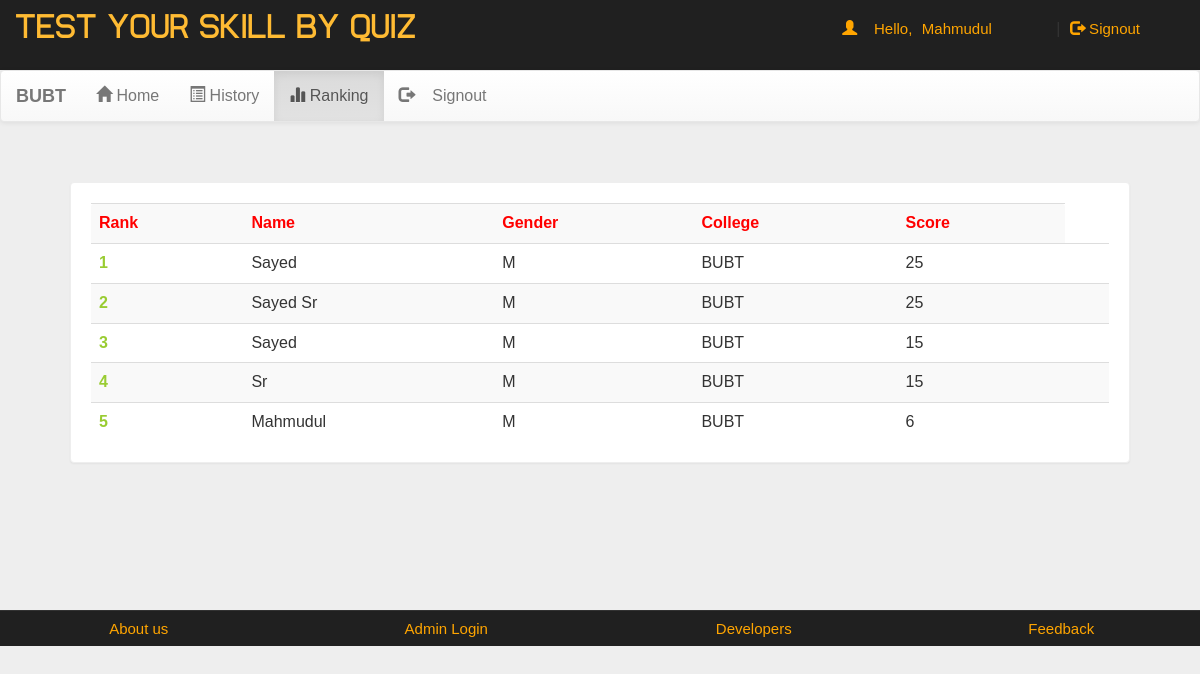
/account.php?q=3 (signed in), run on the app's committed database.
### tables this page shows
CREATE TABLE `rank` (
  `email` varchar(50) NOT NULL,
  `score` int(11) NOT NULL,
  `time` timestamp NOT NULL DEFAULT CURRENT_TIMESTAMP ON UPDATE CURRENT_TIMESTAMP
);

CREATE TABLE `user` (
  `name` varchar(50) NOT NULL,
  `gender` varchar(5) NOT NULL,
  `college` varchar(100) NOT NULL,
  `email` varchar(50) NOT NULL,
  `mob` bigint(20) NOT NULL,
  `password` varchar(50) NOT NULL
);

### account.php (the view, shortened to what this page needs)
<!DOCTYPE html>
<html>
<head>
	<link  rel="stylesheet" href="css/bootstrap.min.css"/>
	 <link  rel="stylesheet" href="css/bootstrap-theme.min.css"/>
	 <link rel="stylesheet" href="css/main.css">
	 <link  rel="stylesheet" href="css/font.css">
</head>
<body>
<div class="header">
<div class="row">
<div class="col-lg-6">
<span class="logo">TEST YOUR SKILL BY QUIZ</span></div>
<div class="col-md-4 col-md-offset-2">
 <?php
 include_once 'dbConnection.php';
  if(!(isset($_SESSION['email']))){
header("location:index.php");
}
else
{
$name = $_SESSION['name'];
echo '<span class="pull-right top title1" ><span class="log1"><span class="glyphicon glyphicon-user" aria-hidden="true"></span>&nbsp;&nbsp;&nbsp;&nbsp;Hello,</span> <a href="account.php?q=1" class="log log1">'.$name.'</a>&nbsp;|&nbsp;<a href="logout.php?q=account.php" class="log"><span class="glyphicon glyphicon-log-out" aria-hidden="true"></span>&nbsp;Signout</button></a></span>';
}?>
</div>
</div></div>
<div class="bg">
<nav class="navbar navbar-default title1">
  <div class="container-fluid">
    <div class="navbar-header">
      <a class="navbar-brand" href="#"><b>BUBT</b></a>
    </div>
    <div class="collapse navbar-collapse" id="bs-example-navbar-collapse-1">
      <ul class="nav navbar-nav">
        <li <?php if(@$_GET['q']==1) echo'class="active"'; ?> ><a href="account.php?q=1"><span class="glyphicon glyphicon-home" aria-hidden="true"></span>&nbsp;Home<span class="sr-only">(current)</span></a></li>
        <li <?php if(@$_GET['q']==2) echo'class="active"'; ?>><a href="account.php?q=2"><span class="glyphicon glyphicon-list-alt" aria-hidden="true"></span>&nbsp;History</a></li>
		    <li <?php if(@$_GET['q']==3) echo'class="active"'; ?>><a href="account.php?q=3"><span class="glyphicon glyphicon-stats" aria-hidden="true"></span>&nbsp;Ranking</a></li>
		<li class="pull-right"> <a href="logout.php?q=account.php"><span class="glyphicon glyphicon-log-out" aria-hidden="true"></span>&nbsp;&nbsp;&nbsp;&nbsp;Signout</a></li>
		</ul>
      </div>
  </div>
</nav>
<div class="container">
<div class="row">
<div class="col-md-12">
<?php
if(@$_GET['q']== 3)
{
$q=mysqli_query($con,"SELECT * FROM rank  ORDER BY score DESC " )or die('Error223');
echo  '<div class="panel title"><div class="table-responsive">
<table class="table table-striped title1" >
<tr style="color:red"><td><b>Rank</b></td><td><b>Name</b></td><td><b>Gender</b></td><td><b>College</b></td><td><b>Score</b></td></tr>';
$c=0;
while($row=mysqli_fetch_array($q) )
{
$e=$row['email'];
$s=$row['score'];
$q12=mysqli_query($con,"SELECT * FROM user WHERE email='$e' " )or die('Error231');
while($row=mysqli_fetch_array($q12) )
{
$name=$row['name'];
$gender=$row['gender'];
$college=$row['college'];
}
$c++;
echo '<tr><td style="color:#99cc32"><b>'.$c.'</b></td><td>'.$name.'</td><td>'.$gender.'</td><td>'.$college.'</td><td>'.$s.'</td><td>';
}
echo '</table></div></div>';}
?>
</div></div></div></div>
<div class="row footer">
<div class="col-md-3 box">
<a href="https://www.bubt.edu.bd/" target="_blank">About us</a>
</div>
<div class="col-md-3 box">
<a href="#" data-toggle="modal" data-target="#login">Admin Login</a></div>
<div class="col-md-3 box">
<a href="#" data-toggle="modal" data-target="#developers">Developers</a>
</div>
<div class="col-md-3 box">
<a href="feedback.php" target="_blank">Feedback</a></div></div>
</body>
</html>

### css/main.css (style rules this page uses)
body { overflow-x:hidden; width:100%; font: 15px "Century Gothic", "Times Roman", sans-serif; background:#eee; min-height:550px; background-attachment:fixed; }
.bg { min-height:540px; }
.panel { border-color:#eee; margin:40px; padding:20px; font: 15px "Century Gothic", "Times Roman", sans-serif; }
.title { font-family:'typo'; }
.header { background:#202020; height:70px; }
.logo { font-family:'typo'; font-size:35px; color:#ffbb33; margin:15px; }
.title1 { font: 16px "Century Gothic", "Times Roman", sans-serif; }
.footer { font-size:15px; text-align:center; border-top:1px solid; border-color:#323232; background-color:#202020; }
.footer a { margin:25px; color:orange; text-decoration:none; font: 15px "Century Gothic", "Times Roman", sans-serif; }
.box { padding:9px; }
.top { margin-top:20px; }
.log1 { font: 15px 'Ubuntu', sans-serif; color:orange; margin-left:10px; }
.log { margin:10px; margin-right:60px; margin-left:5px; color:orange; text-decoration:none; font-size:20px; font-size:15px; }

### data on the page
rank: user.name "Sayed", user.gender "M", user.college "BUBT", score "25"
rank: user.name "Sayed Sr", user.gender "M", user.college "BUBT", score "25"
rank: user.name "Sayed", user.gender "M", user.college "BUBT", score "15"
rank: user.name "Sr", user.gender "M", user.college "BUBT", score "15"
rank: user.name "Mahmudul", user.gender "M", user.college "BUBT", score "6"

### other printed values
$name "Mahmudul"
